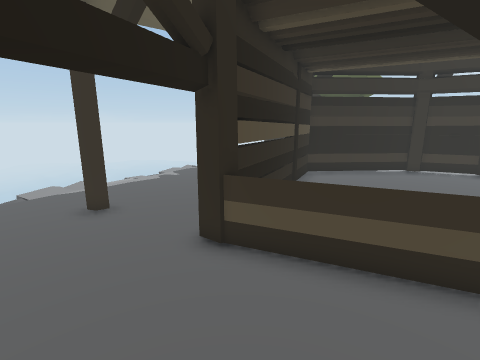
view 1 (above)

16 first-person views from a walk through a scene from a Unity 3-D project. The camera is 1.5 m above the floor, tilts 12° down and sees 85° across. The floor is counted in squares, 0.5 m on a side. Each view is taken from the middle of a square. On the plan, view 1 faces up. The plan holds only what a view shows up to about 19 squares ahead; the rest is blank. The place goes on beyond the plan. The player character is not drawn.

view 2
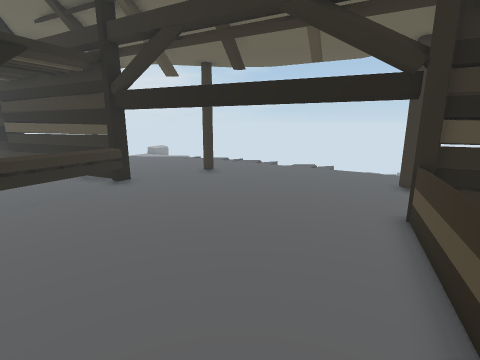

view 3
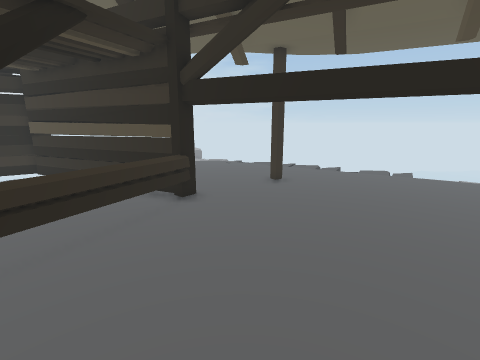

view 4
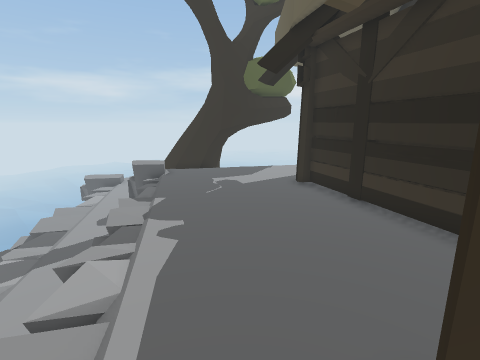

view 5
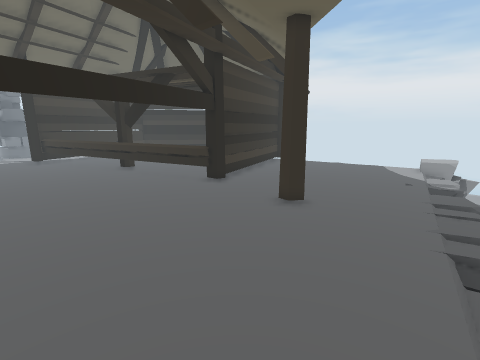

view 6
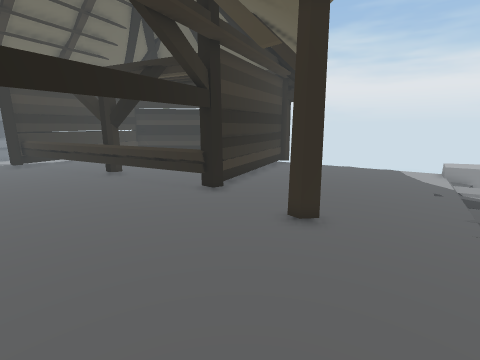

view 7
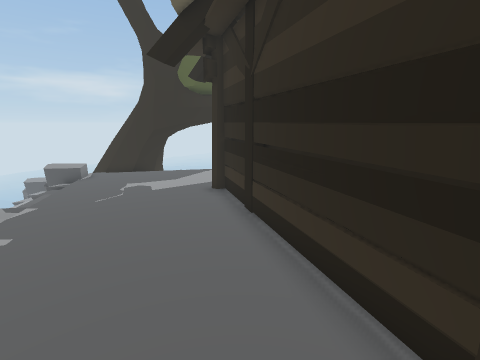

view 8
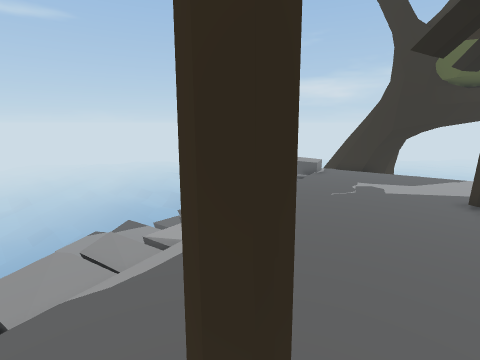

view 9
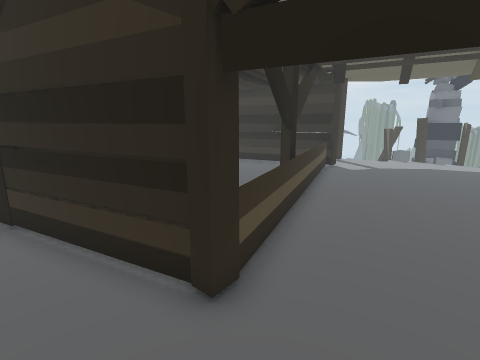

view 10
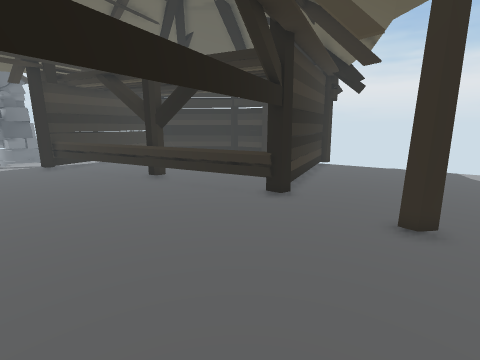

view 11
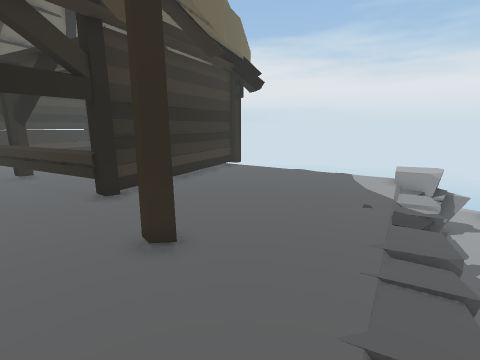

view 12
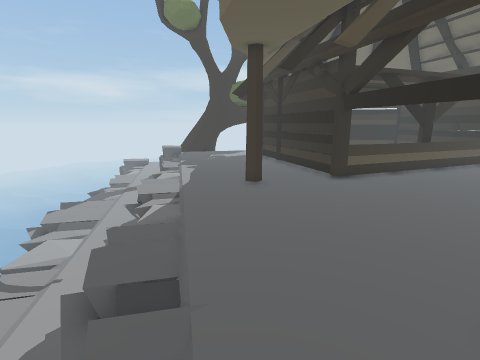

view 13
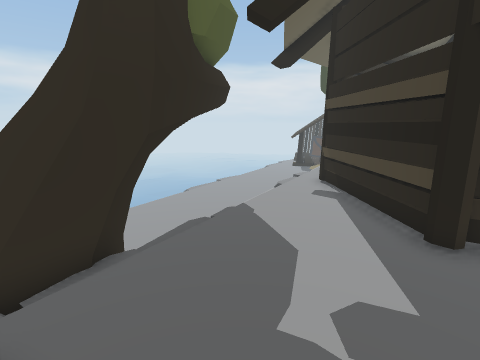

view 14
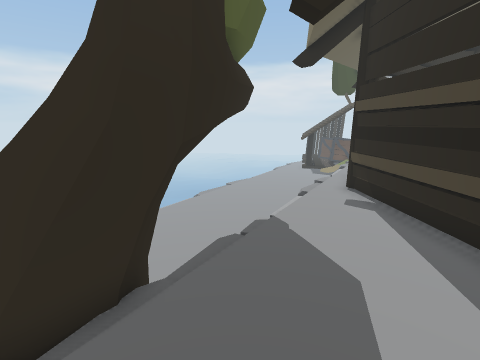

view 15
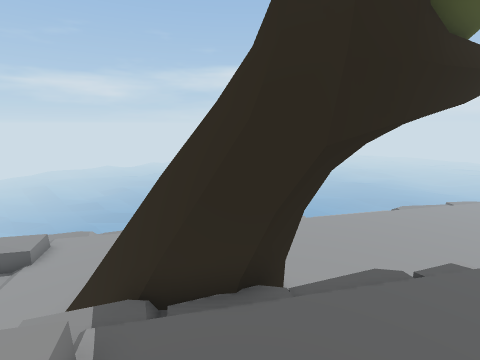

view 16
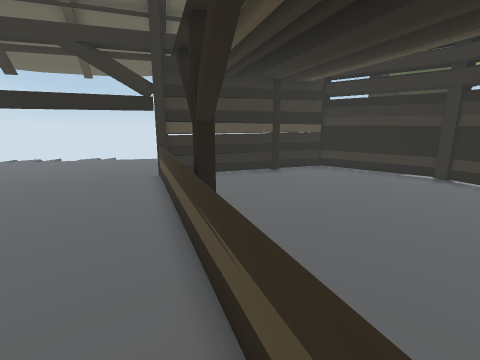

### Floor plan
Key: @ floor where view 1 was taken; # wall or solid block; . main floor; - floor 0.5 m lower than the main floor; _ floor 0.75 m lower than the main floor; < floor 1.25 m lower than the main floor; ( floor 1.5 m lower than the main floor; / step, stairs or slope; = window, fence, low wall or low ledge; v drop or lower ground; O other object.
Columns run from 17 left of view 1 to 14 right of it. Each row starts with its distance up from view 1.
 36                    <v
 35                  _/<<<
 34                  //<<<
 33                  <<<<<
 32                  <<<<
 31                  <<<<
 30                  <<<
 29             v(<<  <
 28             <<<<  O         <<<<
 27           v//<<< =OO      <<<<<<
 26           (<<<<<  vOO   <<<<<<<<
 25           (//<< #/.OO #O<<<<<<<<
 24          /<<<<  /O..OOO  <<<<<<<
 23          /<<<<  .....O##   <<<<<
 22         /<<<<< /.......Ov   <<<<
 21       <(/<<<<  ..........==   <<
 20      (<<<<<    ...........
 19    v/<<<<<<   ............. =
 18    v/<<<<<<= .................=
 17      <<<<<<=/........  ###### #
 16     /</<<<=.........###########
 15    v/<<<<=//........##........##
 14    /</<< =/.........#..........
 13   (<<<<==..........##..........
 12   <(<<<-...........#...........
 11   <<<<=/..........##...........
 10   <<< =/..........##...........
  9   <<< =/...=#....##............
  8   << = ..........##............
  7   <= ...........##  ...........
  6    =............##=  ..........
  5   =//.............====.........
  4    /.................==##......
  3    ....................=#=  ...
  2  <.......................===
  1  =.........................====#
  0 ##...............@............=#
 -1  ......#.......................#
 -2 ................................
 -3 ................................
 -4 ................................
 -5 ..........##....................
 -6 ..........##==..................
 -7 .........##..===................
 -8 .........#.....===..............
 -9 ........##......##==............
-10 ........#   ..... #===..........
-11 .......##     .......===.....
-12   .....##          ....==#...
-13   =...##                ##

Where each view was taken, in squares from view 1:
view 1: 0 up, 0 right, facing up
view 2: 1 up, 7 right, facing left
view 3: 3 down, 4 right, facing left
view 4: 9 up, 8 left, facing up-right
view 5: 9 up, 8 left, facing down
view 6: 7 up, 8 left, facing down
view 7: 7 up, 4 left, facing up-right
view 8: 7 up, 5 left, facing up
view 9: 6 up, 5 left, facing right
view 10: 6 up, 5 left, facing down
view 11: 5 up, 12 left, facing down
view 12: 0 up, 15 left, facing up-right
view 13: 21 up, 2 left, facing right
view 14: 22 up, 1 left, facing right
view 15: 21 up, 0 right, facing up-right
view 16: 1 down, 13 right, facing up-left
